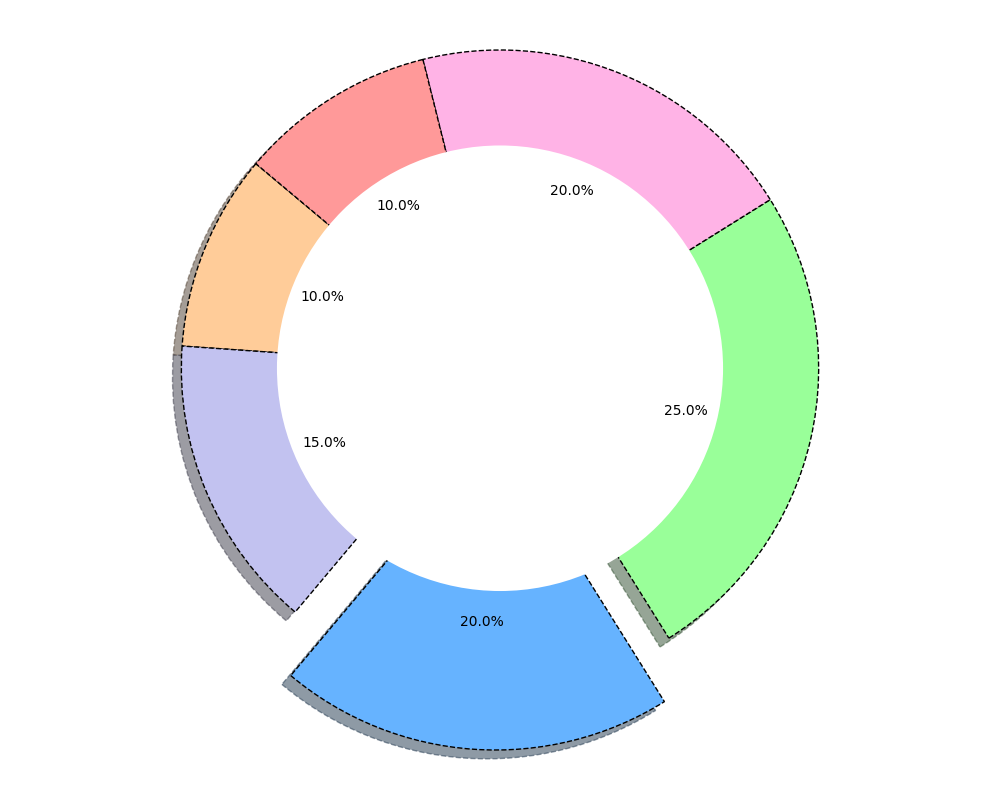

This chart was generated by the following Python code:
import matplotlib.pyplot as plt

time_spent = [10, 15, 20, 25, 20, 10]
colors = ['#ffcc99', '#c2c2f0', '#66b3ff', '#99ff99', '#ffb3e6', '#ff9999']  # Shuffled colors
explode = (0, 0, 0.2, 0, 0, 0)

fig, ax = plt.subplots(figsize=(10, 8))
wedges, texts, autotexts = ax.pie(
    time_spent, autopct='%1.1f%%', startangle=140,
    colors=colors, explode=explode, shadow=True,
    wedgeprops=dict(edgecolor='black', linestyle='--')
)

# Create the donut shape by adding a circle at the center
centre_circle = plt.Circle((0, 0), 0.70, fc='white')
fig.gca().add_artist(centre_circle)

ax.axis('equal')
plt.tight_layout()

plt.show()
